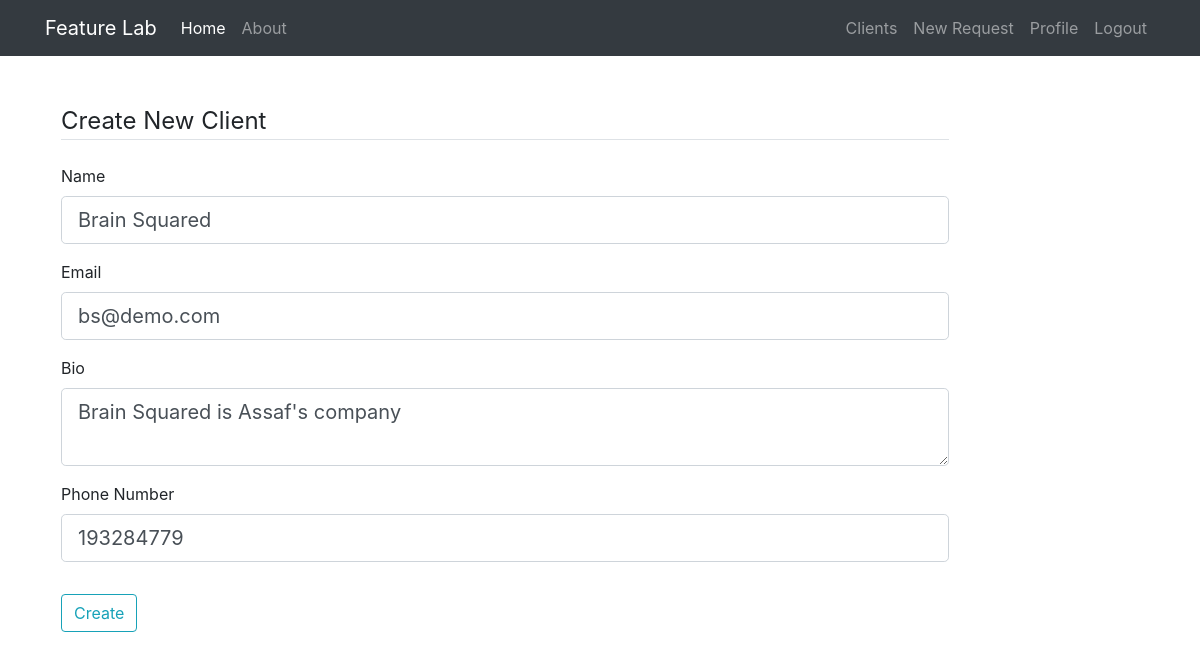
Before: /client/1/update (signed in) with the older database file.
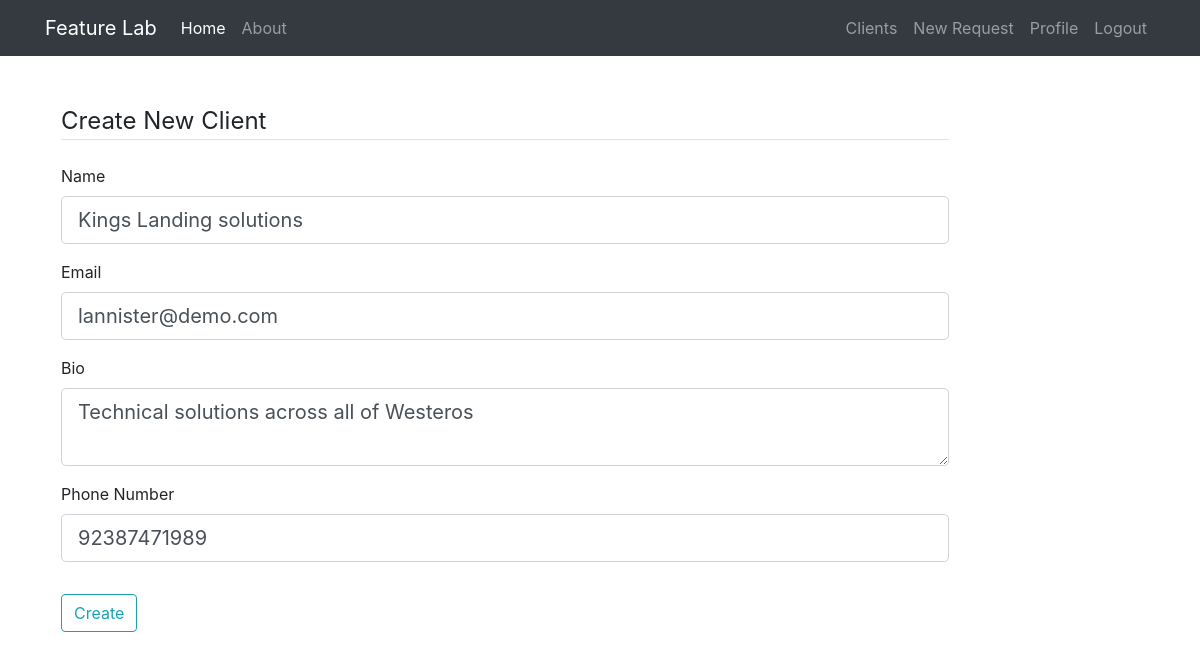
After: the same page with the newer database file.
### feature_lab/models.py (models this page shows, shortened)
class Client(db.Model):
    id = db.Column(db.Integer, primary_key=True)
    name = db.Column(db.String(20), unique=True, nullable=False)
    email = db.Column(db.String(120), unique=True, nullable=False)
    bio = db.Column(db.Text(), nullable=False)
    phone_number = db.Column(db.String())
    created_at = db.Column(db.DateTime, nullable=False, default=datetime.utcnow)
    products = db.relationship('Product', backref='owner', lazy=True)
    user_id = db.Column(db.Integer, db.ForeignKey('user.id'), nullable=False)

### feature_lab/clients/routes.py (the view, shortened to what this page needs)
@clients.route('/client/<int:client_id>/update', methods=['GET', 'POST'])
@login_required
def update_client(client_id):
    form = CreateClientForm()
    client = Client.query.get_or_404(client_id)
    if request.method == 'GET':
        form.name.data = client.name
        form.email.data = client.email
        form.bio.data = client.bio
        form.phone_number.data = client.phone_number
        return render_template('create_client.html', form=form)

### feature_lab/clients/forms.py
class CreateClientForm(FlaskForm):
    name = StringField('Name',
                       validators=[DataRequired(), Length(min=8, max=50)])
    bio = TextAreaField('Bio',
                        validators=[DataRequired()])
    email = EmailField('Email',
                       validators=[DataRequired(), Email()])
    phone_number = IntegerField('Phone Number',
                                widget=NumberInput(),
                                validators=[DataRequired()])
    submit = SubmitField('Create')

### feature_lab/models.py (called while the page is built)
@login_manager.user_loader
def load_user(user_id):
    return User.query.get(int(user_id))

### feature_lab/templates/create_client.html (shortened to what this page needs)
{% extends 'layout.html' %}
{% block content %}
    <div class="p-3">
        <form method="POST" action="">
            <fieldset class="form-group">
                <legend class="border-bottom mb-4">Create New Client</legend>
                <div class="form-group">
                    {{ form.name.label(class="form-control-label") }}
                    {% if form.name.errors %}
                        {{ form.name(class="form-control form-control-lg is-invalid") }}
                        <div class="invalid-feedback">
                            {% for error in form.name.errors %}
                                <span>{{ error }}</span>
                            {% endfor %}
                        </div>
                    {% else %}
                        {{ form.name(class="form-control form-control-lg") }}
                    {% endif%}
                </div>
                <div class="form-group">
                    {{ form.email.label(class="form-control-label") }}
                    {% if form.email.errors %}
                        {{ form.email(class="form-control form-control-lg is-invalid") }}
                        <div class="invalid-feedback">
                            {% for error in form.email.errors %}
                                <span>{{ error }}</span>
                            {% endfor %}
                        </div>
                    {% else %}
                        {{ form.email(class="form-control form-control-lg") }}
                    {% endif%}
                </div>
                <div class="form-group">
                    {{ form.bio.label(class="form-control-label") }}
                    {{ form.bio(class="form-control form-control-lg") }}
                </div>
                <div class="form-group">
                    {{ form.phone_number.label(class="form-control-label") }}
                    {{ form.phone_number(class="form-control form-control-lg") }}
                </div>
            </fieldset>
            <div class="form-group">
                {{ form.submit(class="btn btn-outline-info") }}
            </div>
        </form>
    </div>
{% endblock content %}

Changed rows visible on the page:
changed Client: name "Brain Squared" → "Kings Landing solutions"; email "bs@demo.com" → "lannister@demo.com"; bio "Brain Squared is Assaf's company" → "Technical solutions across all of Westeros"; phone_number "193284779" → "92387471989"
